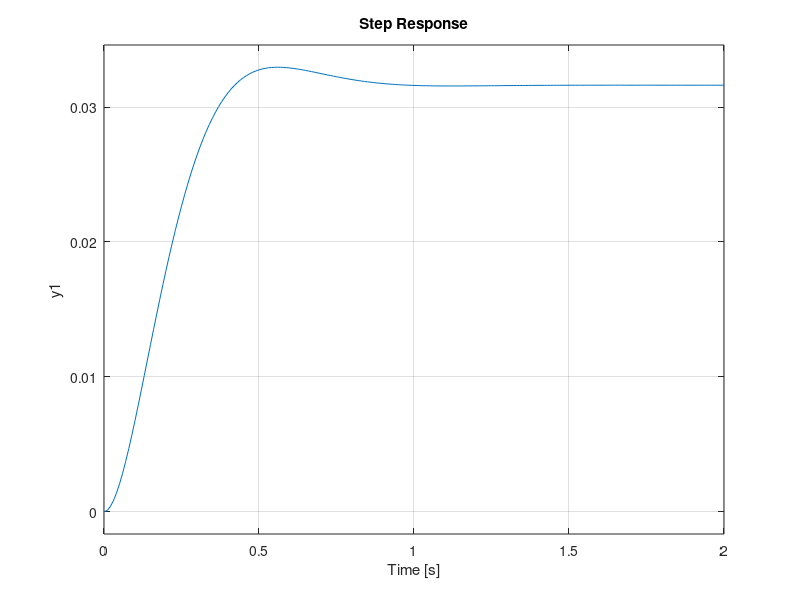

Write the MATLAB code that produced this figure. (Note: this script raises an error after producing the figure.)
clc
clear
% Using Linear Quadratic Regulator
% a) check controllability and observabillity

A=[1 0;2 0]
B=[1;0]
C=[0 1]
D=[0]
sys=ss(A,B,C,D)
t=0:0.01:2
eig(A)%0,1 unstable
Q=C'*C
R=0.001
Co=ctrb(A,B)
unco=length(A)-rank(Co)
Ob=obsv(A,C)
uncb=length(A)-rank(Ob)

nx=2%No. of states
ny=1%No. of outputs

[K,S,E]=lqr(A,B,Q,R)
K1=K(1)
K2=K(2)

A_lqr=A-B*K

syss=ss(A_lqr,B,C,D)
step(syss,t)%now it is stable,the stade state is far then goood
Nbar=rscale(sys,K)
syss_bar=Nbar*syss
hold on
grid on
step(syss_bar,t)
% alternative Nbar
Nbar_ALT=-inv(C*inv(A-B*K)*B)
BB=Nbar*B
sys_ALT=ss(A_lqr,BB,C,D)
step(sys_ALT,t)
%b) Use LQR to improve response,R=0.001,Q=eye(2)

%c)set reference point

%d)simulate response

%e) use simulink
%% Primer 3-12
clc
clear
A=[0 2 0 0 0;-0.1 -0.35 0.1 0.1 0.75;0 0 0 2 0; 0.4 0.4 -0.4 -1.4 0;0 -0.03 0 0 -1]
B=[0;0;0;0;10]
C2=[0 0 1 0 0]
C3=[0.5 0 0.5 0 0]
Cr=[-0.2 -0.2 0.2 0.2 0]
rho=[0.1 1 10]
R=1
Q=rho(2)*C3'*C3
K=lqr(A,B,Q,R)

%b)
t=1:0.1:12
for i=1:1:3
    Q=rho(i)*C2'*C2
K=lqr(A,B,Q,R)
    sys=ss(A-B*K,B,C2,0)
    step(sys,t)
    hold on
end
